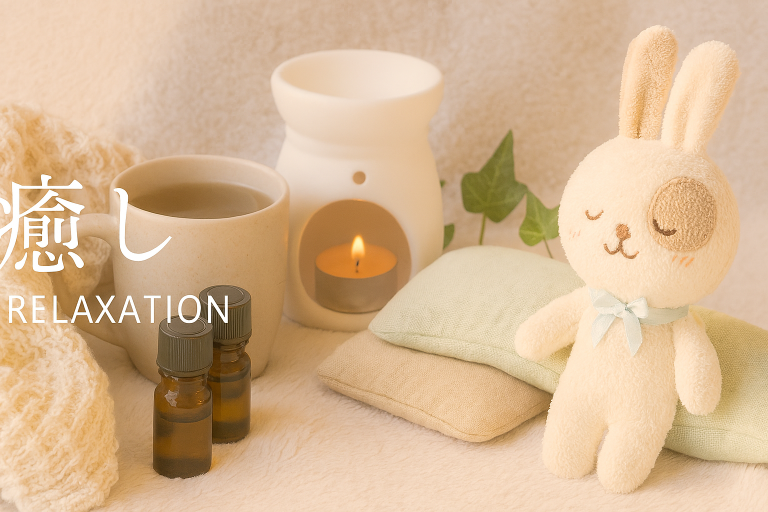
#> input picture game/hello-world/assets/images/Copilot_20251215_123127.png, 1536 x 1024 px, given in place of boss1_wind_slash_pixel_1784638450782.png, which was not available (shown at 1/2 size)
$ python process_pixel.py
#> lines starting #> are read from the running program, lines starting #| are printed output that depends on the picture; pictures that were not available may be replaced by others from this repository, and a replacement may not be noted
from PIL import Image

def process_pixel_slash(in_path, out_path):
#> called with out_path = 'assets/images/boss1_wind_slash.png'
    with Image.open(in_path) as img:
#> img is the input picture: PIL image 1536x1024 RGB; mean R, G, B 214.5, 182.9, 148.1
        img = img.convert('RGBA')
#> img: PIL image 1536x1024 RGBA
        data = img.getdata()
        new_data = []
        for r, g, b, a in data:
            luminance = max(r, g, b)
            if luminance < 30:
                new_data.append((r, g, b, 0)) # transparent background
            else:
                new_data.append((r, g, b, a))
#> this loop made 1572864 passes
#> (r, g, b, luminance) on passes 1 to 3: (241, 212, 190, 241), (241, 215, 190, 241), (241, 214, 190, 241)
#> after the loop, new_data = 1572864 items

        img.putdata(new_data)

        # Resize to something reasonable for a pixel art game, like 64x64 or 128x128
        img = img.resize((128, 128), Image.Resampling.NEAREST)
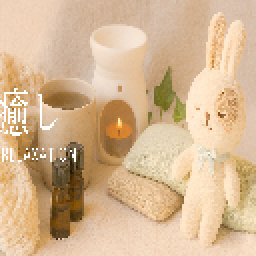
#> img: PIL image 128x128 RGBA (shown 2 times larger); mean R, G, B, A 214, 182.9, 147.6, 255
        img.save(out_path)
        print(f"Processed and saved {out_path}")

process_pixel_slash('C:/Users/deneb/.gemini/antigravity/brain/5d406c1e-d8ca-47e6-8478-e1e2a25b4252/boss1_wind_slash_pixel_1784638450782.png', 'assets/images/boss1_wind_slash.png')

$ run again, on game/hello-world/assets/images/Copilot_20251215_123711.png
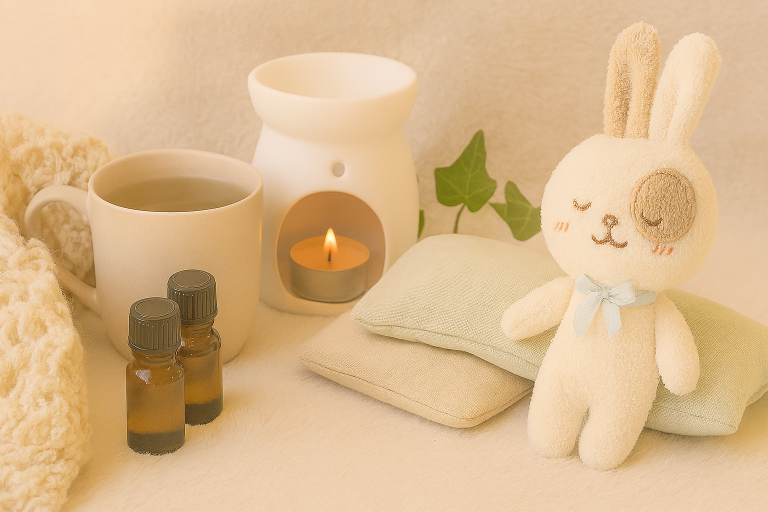
#> input picture game/hello-world/assets/images/Copilot_20251215_123711.png, 1536 x 1024 px, given in place of boss1_wind_slash_pixel_1784638450782.png, which was not available (shown at 1/2 size)
#> in process_pixel_slash, img is the input picture: PIL image 1536x1024 RGB; mean R, G, B 218.3, 184.5, 142.1
#> the loop in process_pixel_slash, `for r, g, b, a in data:` made 1572864 passes
#> (r, g, b, luminance) on passes 1 to 3: (245, 214, 185, 245), (245, 216, 185, 245), (245, 216, 185, 245)
#> after the loop in process_pixel_slash, `for r, g, b, a in data:`: new_data = 1572864 items
#> in process_pixel_slash, `img = img.resize((128, 128), Image.Resampling.NEAREST)`:
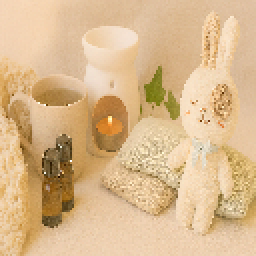
#> img: PIL image 128x128 RGBA (shown 2 times larger); mean R, G, B, A 218, 184.6, 141.7, 255; transparent parts drawn white
